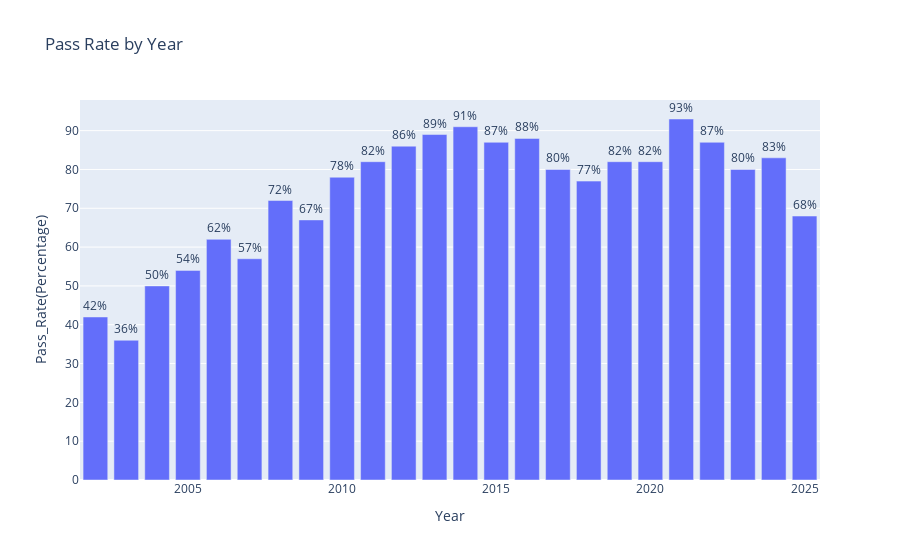

The notebook cell saved with this chart:
### Code cell
fig = px.bar(df, x="Year", y="Pass_Rate(Percentage)",
             title="Pass Rate by Year", text="Pass_Rate(Percentage)")
fig.update_traces(texttemplate='%{text}%', textposition='outside')
fig.show()

### Figure 1 — Plotly figure (JSON) as saved in the notebook; plotly's stock layout.template omitted (floating-point values rounded to 4 significant figures)
{"data": [{"hovertemplate": "Year=%{x}<br>Pass_Rate(Percentage)=%{text}<extra></extra>", "legendgroup": "", "marker": {"color": "#636efa", "pattern": {"shape": ""}}, "name": "", "orientation": "v", "showlegend": false, "text": [42.0, 36.0, 50.0, 54.0, 62.0, 57.0, 72.0, 67.0, 78.0, 82.0, 86.0, 89.0, 91.0, 87.0, 88.0, 80.0, 77.0, 82.0, 82.0, 93.0, 87.0, 80.0, 83.0, 68.0], "textposition": "outside", "texttemplate": "%{text}%", "type": "bar", "x": [2002, 2003, 2004, 2005, 2006, 2007, 2008, 2009, 2010, 2011, 2012, 2013, 2014, 2015, 2016, 2017, 2018, 2019, 2020, 2021, 2022, 2023, 2024, 2025], "xaxis": "x", "y": [42, 36, 50, 54, 62, 57, 72, 67, 78, 82, 86, 89, 91, 87, 88, 80, 77, 82, 82, 93, 87, 80, 83, 68], "yaxis": "y"}], "layout": {"barmode": "relative", "legend": {"tracegroupgap": 0}, "title": {"text": "Pass Rate by Year"}, "xaxis": {"anchor": "y", "domain": [0, 1], "title": {"text": "Year"}}, "yaxis": {"anchor": "x", "domain": [0, 1], "title": {"text": "Pass_Rate(Percentage)"}}}}
